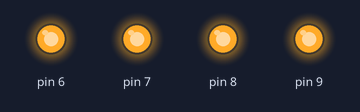
This sketch was run on a simulated Arduino Uno, built with avr-gcc and run on an emulated ATmega328P. Shown: output pins drawn as LEDs (lit = HIGH).

Above: at 0.5 s.
At 1.15 s:
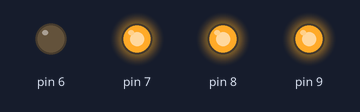
At 1.35 s:
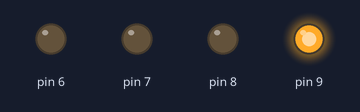
At 2.32 s:
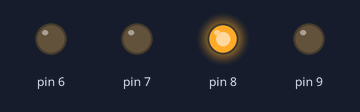
At 4.47 s:
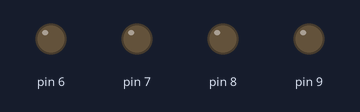
At 6.0 s:
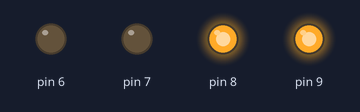
Timing chart, 0 to 6.3 s (numbered marks = the images above):
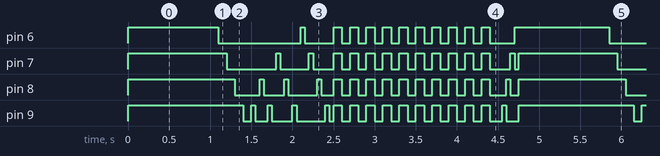

Measured:
- by itself, pin 6: repeats every 4.8 s: LOW 1.0 s, HIGH 0.05 s, LOW 0.35 s, 9 × (HIGH 0.10 s, LOW 0.10 s), HIGH 0.10 s, LOW 0.30 s, HIGH 1.2 s
- by itself, pin 7–9: moves between LOW and HIGH, repeating every 4.8 s
- by itself, everything shown: repeats every 4.8 s, in 49 steps

The sketch:

sketch_jun24a.ino
```cpp
void setup() {
  // put your setup code here, to run once:
 for(int i=6; i<=9; i++)
 {
  pinMode(i,OUTPUT);
 }
}

void loop() {
  // put your main code here, to run repeatedly:
  for(int y=5; y<=9; y++)
 {
  digitalWrite(y,HIGH);
 }
 delay(1000);
  for(int x=5; x<=9; x++)
  {
    digitalWrite(x,LOW);
    delay(100);
  }

  for(int a=10;a>=6;a--)
  {
    for(int b=a;b<=9;b++)
    {
    digitalWrite(b,HIGH);
    delay(50);
    digitalWrite(b,LOW);
    delay(50);
    }
  }
  for (int j=1;j<=10;j++)
  {
    for (int z=5;z<=9;z++)
    {
      digitalWrite(z,HIGH);
    }
    delay(100);
    for (int z=5;z<=9;z++)
    {
      digitalWrite(z,LOW);
    }
    delay(100);
  }
  for (int c=10;c>=6;c--)
  {
    digitalWrite(c,HIGH);
    delay(50);
    digitalWrite(c,LOW);
  }
}
```
